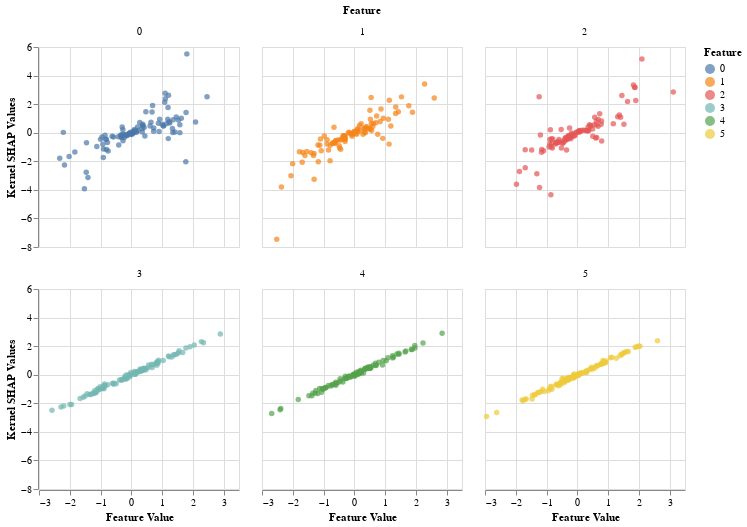

The code cell stored with this chart in its notebook:
### Code cell
alt.Chart(data_df).mark_point(filled=True).encode(
    alt.Y('Kernel SHAP Values:Q'),
    alt.X('Feature Value:Q'),
    alt.Color('Feature:N'),
    alt.Facet('Feature:N')
).properties(
    columns=3,
    width=200,
    height=200
)

### Figure 1 — Vega-Lite specification as saved in the notebook (floating-point values rounded to 4 significant figures; data arrays with more than 128 entries replaced by an {"elided": "..."} marker saying what was removed)
{"$schema": "https://vega.github.io/schema/vega-lite/v3.2.1.json", "columns": 3, "config": {"mark": {"tooltip": null}, "view": {"height": 300, "width": 400}}, "data": {"name": "data-20afda7d022ab2303e7bf27e3b8e3a20"}, "datasets": {"data-20afda7d022ab2303e7bf27e3b8e3a20": {"elided": "600 records"}}, "encoding": {"color": {"field": "Feature", "type": "nominal"}, "facet": {"field": "Feature", "type": "nominal"}, "x": {"field": "Feature Value", "type": "quantitative"}, "y": {"field": "Kernel SHAP Values", "type": "quantitative"}}, "height": 200, "mark": {"filled": true, "type": "point"}, "width": 200}
